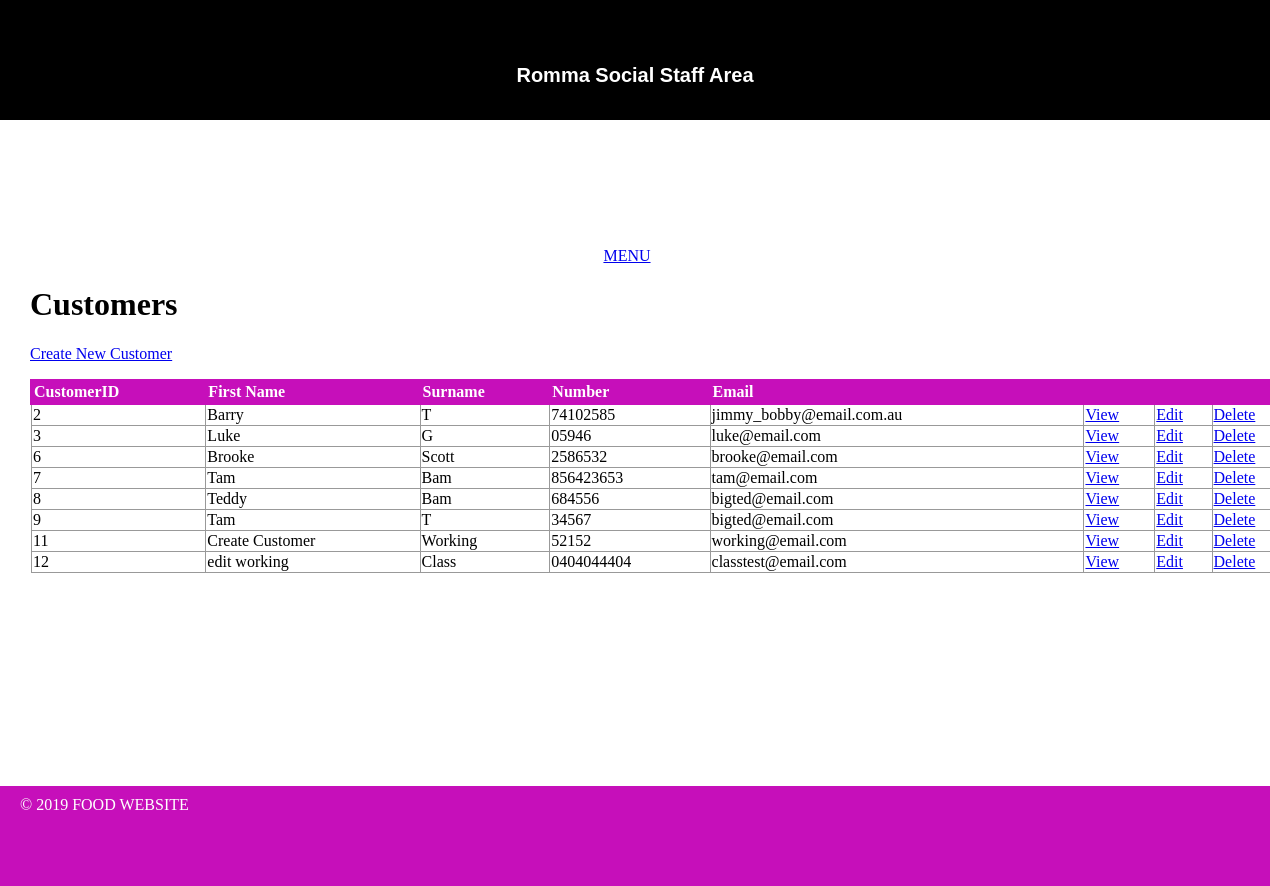
/romma_social/public/staff/customer/index.php, run on the app's committed database.
### tables this page shows
CREATE TABLE `customer` (
  `customerID` int(11) NOT NULL,
  `customer_first_name` varchar(255) DEFAULT NULL,
  `customer_surname` varchar(255) DEFAULT NULL,
  `customer_number` varchar(10) DEFAULT NULL,
  `customer_email` varchar(100) DEFAULT NULL
);

### romma_social/private/functions.php (called while the page is built, shortened)
<?php
function url_for($script_path) {
  return WWW_ROOT . $script_path;
}
function u($string="") {
  return urlencode($string);
}
function h($string="") {
  return htmlspecialchars($string);
}
?>

### romma_social/private/query_functions.php (called while the page is built, shortened)
<?php
  function find_all_customers() {
    global $db;
    $sql = "SELECT * FROM customer ";
    $sql .= "ORDER BY customerID ASC";
    $result = mysqli_query($db, $sql);
    return $result;
  }
?>

### romma_social/public/staff/customer/index.php (the view, shortened to what this page needs)
<?php
  $customer_set = find_all_customers();
?>
<?php include(SHARED_PATH . '/staff_header.php'); ?>
<div id="content">
  <div class="customer listing">
    <h1>Customers</h1>
    <div class="actions">
      <a class="action" href="<?php echo url_for('/staff/customer/new.php'); ?>">Create New Customer</a>
    </div>
  	<table class="list">
  	  <tr>
        <th>CustomerID</th>
        <th>First Name</th>
        <th>Surname</th>
  	    <th>Number</th>
  	    <th>Email</th>
  	    <th>&nbsp;</th>
  	    <th>&nbsp;</th>
        <th>&nbsp;</th>
  	  </tr>
      <?php while($customer = mysqli_fetch_assoc($customer_set)) { ?>
        <tr>
          <td><?php echo h($customer['customerID']); ?></td>
          <td><?php echo h($customer['customer_first_name']); ?></td>
          <td><?php echo h($customer['customer_surname']); ?></td>
          <td><?php echo h($customer['customer_number']); ?></td>
    	  <td><?php echo h($customer['customer_email']); ?></td>
          <td><a class="action" href="<?php echo url_for('/staff/customer/show.php?id=' . h(u($customer['customerID']))); ?>">View</a></td>
          <td><a class="action" href="<?php echo url_for('/staff/customer/edit.php?id=' . h(u($customer['customerID']))); ?>">Edit</a></td>
          <td><a class="action" href="<?php echo url_for('/staff/customer/delete.php?id=' . h(u($customer['customerID']))); ?>">Delete</a></td>
    	  </tr>
      <?php } ?>
  	</table>
  </div>
</div>
<?php include(SHARED_PATH . '/staff_footer.php'); ?>

### romma_social/private/shared/staff_header.php (shortened to what this page needs)
<!doctype html>
<html lang="en">
  <head>
    <link rel="stylesheet" media="all" href="<?php echo url_for('/stylesheets/staff.css');?>" />
  </head>
  <body>
    <header>
      <h1>Romma Social Staff Area</h1>
    </header>
    <navigation>
      <ul>
        <li><a href="<?php echo url_for('/staff/index.php'); ?>">MENU</a></li>
      </ul>
    </navigation>

### romma_social/private/shared/staff_footer.php (shortened to what this page needs)
<footer>
  &copy; <?php echo date('Y'); ?> FOOD WEBSITE
</footer>
</body>
</html>

### romma_social/public/stylesheets/staff.css (style rules this page uses)
html { height: 100%; width: 100%; }
body { height: 100%; width: 100%; margin: 0; padding: 0; }
header { width: 100%; height: 15%; margin: 0 0 10% 0; padding: 0; background: black; color: white; }
header h1 { margin: 0; padding: 5%; font-size: 20px; font-family: Verdana, Arial, Helvetica, sans-serif; text-align: center; }
navigation { width: 100%; margin: 0; padding: 0; text-align: center; }
navigation ul { width: 100%; list-style: none; padding: 0; margin: 0; }
navigation ul li { display: inline; margin-right: 1em; }
#content { width: 100%; min-height: 500px; padding: 0 30px; }
footer { width: 100%; height: 10%; margin: 0 0 10px 0; padding: 10px 20px; background: #c60fba; color: white; }
.actions { margin-bottom: 1em; }
table { border-collapse: collapse; vertical-align: top; }
table.list { width: 100%; }
table.list tr td { border: 1px solid #999999; }
table.list tr th { border: 3px solid #c60fba; background: #c60fba; color: white; text-align: left; }

### data on the page
customer: customerID "2", customer_first_name "Barry", customer_surname "T", customer_number "74102585", customer_email "jimmy_bobby@email.com.au"
customer: customerID "3", customer_first_name "Luke", customer_surname "G", customer_number "05946", customer_email "luke@email.com"
customer: customerID "6", customer_first_name "Brooke", customer_surname "Scott", customer_number "2586532", customer_email "brooke@email.com"
customer: customerID "7", customer_first_name "Tam", customer_surname "Bam", customer_number "856423653", customer_email "tam@email.com"
customer: customerID "8", customer_first_name "Teddy", customer_surname "Bam", customer_number "684556", customer_email "bigted@email.com"
customer: customerID "9", customer_first_name "Tam", customer_surname "T", customer_number "34567", customer_email "bigted@email.com"
customer: customerID "11", customer_first_name "Create Customer", customer_surname "Working", customer_number "52152", customer_email "working@email.com"
customer: customerID "12", customer_first_name "edit working", customer_surname "Class", customer_number "0404044404", customer_email "classtest@email.com"
